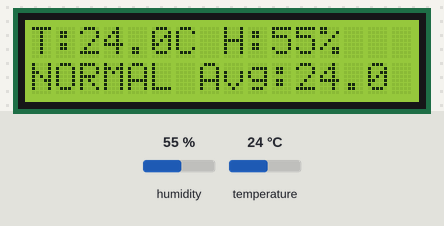
The sketch below on a simulated ESP32. On the bench: 16×2 character LCD. Inputs (shaded band) come from the test bench; at power-on: temperature 24 °C, humidity 55 %. What the sketch prints to the serial monitor is not drawn.

Above: at 3.2 s.
3.3 s: temperature set to 12 °C
At 6.2 s:
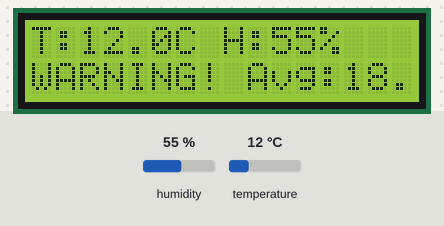
9.7 s: temperature set to 41 °C
At 12.3 s:
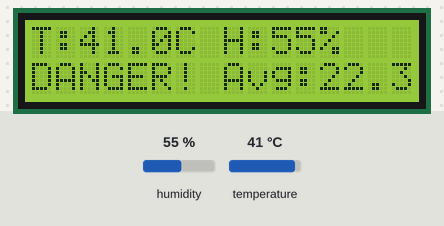
17.4 s: humidity set to 22 %
At 21.6 s:
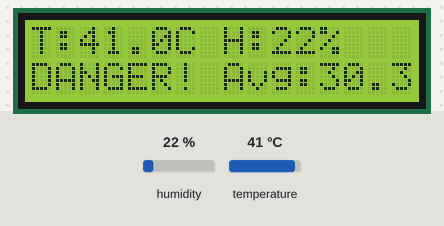
25.0 s: humidity set to 40 %
At 27.7 s:
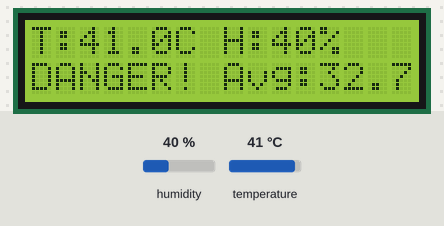
Timing chart, 0 to 29.2 s (numbered marks = the images above; inputs shaded):
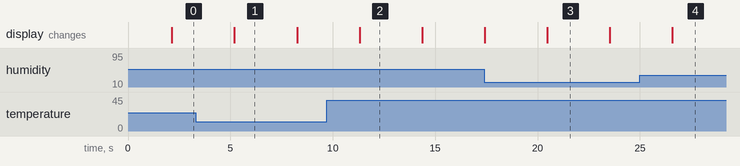

Measured:
- after the input at 3.3 s, the display: changes after 1.9 s (image 1)
- after the input at 9.7 s, the display: changes after 1.6 s (image 2)
- what the display in image 1 shows lasts 3.1 s, from 5.2 s to 8.3 s

The sketch:

sketch_oct13a.ino
```cpp
#include <Wire.h>
#include <LiquidCrystal_I2C.h>
#include "DHT.h"

// ----- LCD and DHT setup -----
#define DHTPIN 4          // DHT11 connected to GPIO 4
#define DHTTYPE DHT11     // Sensor type
#define MAX_READINGS 10   // Number of readings to store

LiquidCrystal_I2C lcd(0x27, 16, 2);
DHT dht(DHTPIN, DHTTYPE);

float temperatureData[MAX_READINGS];
int indexCount = 0;
bool bufferFull = false;

void setup() {
  Serial.begin(115200);
  Wire.begin(21, 22);   // SDA, SCL pins for ESP32

  lcd.init();
  lcd.backlight();
  lcd.setCursor(0, 0);
  lcd.print("DHT11 Sensor");
  lcd.setCursor(0, 1);
  lcd.print("Initializing...");
  delay(2000);

  dht.begin();
  Serial.println("System Ready for Data Analysis");
}

void loop() {
  float humidity = dht.readHumidity();
  float temperature = dht.readTemperature(); // Celsius

  if (isnan(humidity) || isnan(temperature)) {
    lcd.clear();
    lcd.setCursor(0, 0);
    lcd.print("Sensor Error!");
    Serial.println("Failed to read from DHT sensor!");
    delay(2000);
    return;
  }

  // ----- Store the temperature reading -----
  temperatureData[indexCount] = temperature;
  indexCount++;
  if (indexCount >= MAX_READINGS) {
    indexCount = 0;
    bufferFull = true;
  }

  // ----- Compute average -----
  float sum = 0;
  int validCount = bufferFull ? MAX_READINGS : indexCount;
  for (int i = 0; i < validCount; i++) {
    sum += temperatureData[i];
  }
  float avgTemp = sum / validCount;

  // ----- Analyze changes -----
  String status;
  if (temperature > 40) {
    status = "DANGER!"; // Very high temperature
  } else if (abs(temperature - avgTemp) > 5) {
    status = "WARNING!"; // Sudden spike
  } else {
    status = "NORMAL";
  }

  // ----- Display on LCD -----
  lcd.clear();
  lcd.setCursor(0, 0);
  lcd.print("T:");
  lcd.print(temperature, 1);
  lcd.print("C H:");
  lcd.print(humidity, 0);
  lcd.print("%");

  lcd.setCursor(0, 1);
  lcd.print(status);
  lcd.print(" Avg:");
  lcd.print(avgTemp, 1);

  // ----- Print to Serial -----
  Serial.print("Temp: ");
  Serial.print(temperature);
  Serial.print("C  Humidity: ");
  Serial.print(humidity);
  Serial.print("%  AvgTemp: ");
  Serial.print(avgTemp);
  Serial.print("  Status: ");
  Serial.println(status);

  delay(3000); // 3-second delay between readings
}
```
